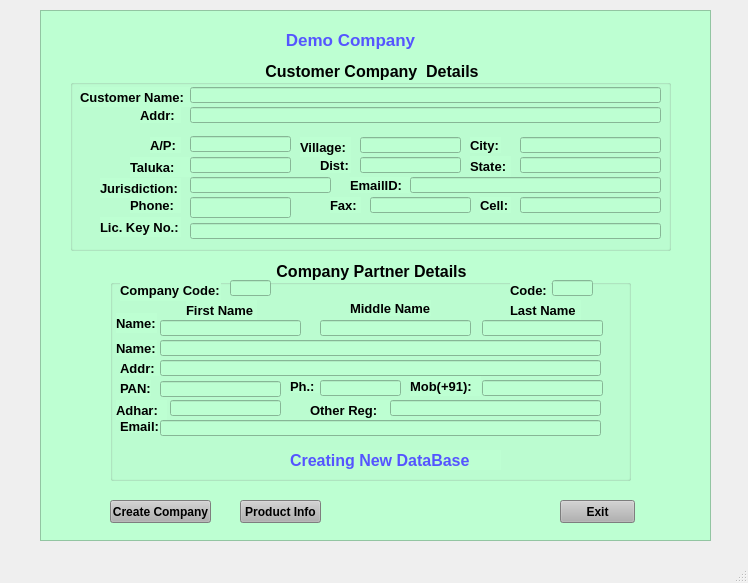
<?xml version="1.0" encoding="UTF-8"?>
<ui version="4.0">
 <class>MainWindow</class>
 <widget class="QMainWindow" name="MainWindow">
  <property name="geometry">
   <rect>
    <x>0</x>
    <y>0</y>
    <width>748</width>
    <height>583</height>
   </rect>
  </property>
  <property name="windowTitle">
   <string>MainWindow</string>
  </property>
  <widget class="QWidget" name="centralwidget">
   <widget class="QFrame" name="frame">
    <property name="geometry">
     <rect>
      <x>40</x>
      <y>10</y>
      <width>671</width>
      <height>531</height>
     </rect>
    </property>
    <property name="font">
     <font>
      <weight>75</weight>
      <bold>true</bold>
     </font>
    </property>
    <property name="autoFillBackground">
     <bool>false</bool>
    </property>
    <property name="styleSheet">
     <string notr="true">background-color: rgb(131, 181, 255);
background-color: rgb(160, 214, 255);
background-color: rgb(189, 255, 210);</string>
    </property>
    <property name="frameShape">
     <enum>QFrame::StyledPanel</enum>
    </property>
    <property name="frameShadow">
     <enum>QFrame::Raised</enum>
    </property>
    <widget class="QGroupBox" name="cust_comp_details">
     <property name="geometry">
      <rect>
       <x>30</x>
       <y>50</y>
       <width>601</width>
       <height>191</height>
      </rect>
     </property>
     <property name="font">
      <font>
       <pointsize>12</pointsize>
       <weight>75</weight>
       <bold>true</bold>
      </font>
     </property>
     <property name="title">
      <string>Customer Company  Details</string>
     </property>
     <property name="alignment">
      <set>Qt::AlignCenter</set>
     </property>
     <widget class="QLabel" name="Cust_name">
      <property name="geometry">
       <rect>
        <x>10</x>
        <y>27</y>
        <width>111</width>
        <height>20</height>
       </rect>
      </property>
      <property name="font">
       <font>
        <pointsize>10</pointsize>
        <weight>75</weight>
        <bold>true</bold>
       </font>
      </property>
      <property name="text">
       <string>Customer Name:</string>
      </property>
     </widget>
     <widget class="QLabel" name="Addr_3">
      <property name="geometry">
       <rect>
        <x>70</x>
        <y>47</y>
        <width>41</width>
        <height>16</height>
       </rect>
      </property>
      <property name="font">
       <font>
        <pointsize>10</pointsize>
        <weight>75</weight>
        <bold>true</bold>
       </font>
      </property>
      <property name="text">
       <string>Addr:</string>
      </property>
     </widget>
     <widget class="QLabel" name="A_P">
      <property name="geometry">
       <rect>
        <x>80</x>
        <y>77</y>
        <width>31</width>
        <height>16</height>
       </rect>
      </property>
      <property name="font">
       <font>
        <pointsize>10</pointsize>
        <weight>75</weight>
        <bold>true</bold>
       </font>
      </property>
      <property name="text">
       <string>A/P:</string>
      </property>
     </widget>
     <widget class="QLabel" name="Taluka">
      <property name="geometry">
       <rect>
        <x>60</x>
        <y>97</y>
        <width>61</width>
        <height>20</height>
       </rect>
      </property>
      <property name="font">
       <font>
        <pointsize>10</pointsize>
        <weight>75</weight>
        <bold>true</bold>
       </font>
      </property>
      <property name="text">
       <string>Taluka:</string>
      </property>
     </widget>
     <widget class="QLabel" name="Jurisdiction">
      <property name="geometry">
       <rect>
        <x>30</x>
        <y>118</y>
        <width>81</width>
        <height>20</height>
       </rect>
      </property>
      <property name="font">
       <font>
        <pointsize>10</pointsize>
        <weight>75</weight>
        <bold>true</bold>
       </font>
      </property>
      <property name="text">
       <string>Jurisdiction:</string>
      </property>
     </widget>
     <widget class="QLabel" name="Phone">
      <property name="geometry">
       <rect>
        <x>60</x>
        <y>137</y>
        <width>51</width>
        <height>16</height>
       </rect>
      </property>
      <property name="font">
       <font>
        <pointsize>10</pointsize>
        <weight>75</weight>
        <bold>true</bold>
       </font>
      </property>
      <property name="text">
       <string>Phone:</string>
      </property>
     </widget>
     <widget class="QLineEdit" name="custname_text">
      <property name="geometry">
       <rect>
        <x>120</x>
        <y>27</y>
        <width>471</width>
        <height>16</height>
       </rect>
      </property>
      <property name="font">
       <font>
        <pointsize>8</pointsize>
       </font>
      </property>
      <property name="frame">
       <bool>true</bool>
      </property>
     </widget>
     <widget class="QLineEdit" name="Addr1_text">
      <property name="geometry">
       <rect>
        <x>120</x>
        <y>47</y>
        <width>471</width>
        <height>16</height>
       </rect>
      </property>
      <property name="font">
       <font>
        <pointsize>8</pointsize>
       </font>
      </property>
     </widget>
     <widget class="QLineEdit" name="A_P_text">
      <property name="geometry">
       <rect>
        <x>120</x>
        <y>76</y>
        <width>101</width>
        <height>16</height>
       </rect>
      </property>
      <property name="font">
       <font>
        <pointsize>8</pointsize>
       </font>
      </property>
     </widget>
     <widget class="QLineEdit" name="Taluka_text">
      <property name="geometry">
       <rect>
        <x>120</x>
        <y>97</y>
        <width>101</width>
        <height>16</height>
       </rect>
      </property>
     </widget>
     <widget class="QLineEdit" name="Jurisdiction_text">
      <property name="geometry">
       <rect>
        <x>120</x>
        <y>117</y>
        <width>141</width>
        <height>16</height>
       </rect>
      </property>
     </widget>
     <widget class="QLineEdit" name="Phone_text">
      <property name="geometry">
       <rect>
        <x>120</x>
        <y>137</y>
        <width>101</width>
        <height>21</height>
       </rect>
      </property>
     </widget>
     <widget class="QLabel" name="Village">
      <property name="geometry">
       <rect>
        <x>230</x>
        <y>77</y>
        <width>51</width>
        <height>20</height>
       </rect>
      </property>
      <property name="font">
       <font>
        <pointsize>10</pointsize>
        <weight>75</weight>
        <bold>true</bold>
       </font>
      </property>
      <property name="text">
       <string>Village:</string>
      </property>
     </widget>
     <widget class="QLabel" name="Fax">
      <property name="geometry">
       <rect>
        <x>260</x>
        <y>137</y>
        <width>31</width>
        <height>16</height>
       </rect>
      </property>
      <property name="font">
       <font>
        <pointsize>10</pointsize>
        <weight>75</weight>
        <bold>true</bold>
       </font>
      </property>
      <property name="text">
       <string>Fax:</string>
      </property>
     </widget>
     <widget class="QLineEdit" name="Village_text">
      <property name="geometry">
       <rect>
        <x>290</x>
        <y>77</y>
        <width>101</width>
        <height>16</height>
       </rect>
      </property>
     </widget>
     <widget class="QLineEdit" name="Fax_text">
      <property name="geometry">
       <rect>
        <x>300</x>
        <y>137</y>
        <width>101</width>
        <height>16</height>
       </rect>
      </property>
     </widget>
     <widget class="QLabel" name="Dist">
      <property name="geometry">
       <rect>
        <x>250</x>
        <y>97</y>
        <width>31</width>
        <height>16</height>
       </rect>
      </property>
      <property name="font">
       <font>
        <pointsize>10</pointsize>
        <weight>75</weight>
        <bold>true</bold>
       </font>
      </property>
      <property name="text">
       <string>Dist:</string>
      </property>
     </widget>
     <widget class="QLabel" name="email_id">
      <property name="geometry">
       <rect>
        <x>280</x>
        <y>117</y>
        <width>61</width>
        <height>16</height>
       </rect>
      </property>
      <property name="font">
       <font>
        <pointsize>10</pointsize>
        <weight>75</weight>
        <bold>true</bold>
       </font>
      </property>
      <property name="text">
       <string>EmailID:</string>
      </property>
     </widget>
     <widget class="QLineEdit" name="Dist_text">
      <property name="geometry">
       <rect>
        <x>290</x>
        <y>97</y>
        <width>101</width>
        <height>16</height>
       </rect>
      </property>
     </widget>
     <widget class="QLineEdit" name="Email1_text">
      <property name="geometry">
       <rect>
        <x>340</x>
        <y>117</y>
        <width>251</width>
        <height>16</height>
       </rect>
      </property>
     </widget>
     <widget class="QLabel" name="City">
      <property name="geometry">
       <rect>
        <x>400</x>
        <y>77</y>
        <width>31</width>
        <height>16</height>
       </rect>
      </property>
      <property name="font">
       <font>
        <pointsize>10</pointsize>
        <weight>75</weight>
        <bold>true</bold>
       </font>
      </property>
      <property name="text">
       <string>City:</string>
      </property>
     </widget>
     <widget class="QLineEdit" name="City_text">
      <property name="geometry">
       <rect>
        <x>450</x>
        <y>77</y>
        <width>141</width>
        <height>16</height>
       </rect>
      </property>
     </widget>
     <widget class="QLabel" name="State">
      <property name="geometry">
       <rect>
        <x>400</x>
        <y>96</y>
        <width>41</width>
        <height>21</height>
       </rect>
      </property>
      <property name="font">
       <font>
        <pointsize>10</pointsize>
        <weight>75</weight>
        <bold>true</bold>
       </font>
      </property>
      <property name="text">
       <string>State:</string>
      </property>
     </widget>
     <widget class="QLabel" name="Cell">
      <property name="geometry">
       <rect>
        <x>410</x>
        <y>137</y>
        <width>31</width>
        <height>16</height>
       </rect>
      </property>
      <property name="font">
       <font>
        <pointsize>10</pointsize>
        <weight>75</weight>
        <bold>true</bold>
       </font>
      </property>
      <property name="text">
       <string>Cell:</string>
      </property>
     </widget>
     <widget class="QLineEdit" name="State_text">
      <property name="geometry">
       <rect>
        <x>450</x>
        <y>97</y>
        <width>141</width>
        <height>16</height>
       </rect>
      </property>
     </widget>
     <widget class="QLineEdit" name="Cell_text">
      <property name="geometry">
       <rect>
        <x>450</x>
        <y>137</y>
        <width>141</width>
        <height>16</height>
       </rect>
      </property>
     </widget>
     <widget class="QLabel" name="Lic_Key_no">
      <property name="geometry">
       <rect>
        <x>30</x>
        <y>157</y>
        <width>81</width>
        <height>20</height>
       </rect>
      </property>
      <property name="font">
       <font>
        <pointsize>10</pointsize>
        <weight>75</weight>
        <bold>true</bold>
       </font>
      </property>
      <property name="text">
       <string>Lic. Key No.:</string>
      </property>
     </widget>
     <widget class="QLineEdit" name="LicKeyNo_text">
      <property name="geometry">
       <rect>
        <x>120</x>
        <y>163</y>
        <width>471</width>
        <height>16</height>
       </rect>
      </property>
     </widget>
    </widget>
    <widget class="QLabel" name="Demo_Comp">
     <property name="geometry">
      <rect>
       <x>220</x>
       <y>20</y>
       <width>181</width>
       <height>20</height>
      </rect>
     </property>
     <property name="font">
      <font>
       <pointsize>13</pointsize>
       <weight>75</weight>
       <bold>true</bold>
      </font>
     </property>
     <property name="styleSheet">
      <string notr="true">color: rgb(85, 85, 255);</string>
     </property>
     <property name="text">
      <string>Demo Company</string>
     </property>
     <property name="alignment">
      <set>Qt::AlignCenter</set>
     </property>
    </widget>
    <widget class="QGroupBox" name="Comp_part_detail">
     <property name="geometry">
      <rect>
       <x>70</x>
       <y>250</y>
       <width>521</width>
       <height>221</height>
      </rect>
     </property>
     <property name="font">
      <font>
       <pointsize>12</pointsize>
       <weight>75</weight>
       <bold>true</bold>
      </font>
     </property>
     <property name="title">
      <string>Company Partner Details</string>
     </property>
     <property name="alignment">
      <set>Qt::AlignCenter</set>
     </property>
     <widget class="QLabel" name="comp_code">
      <property name="geometry">
       <rect>
        <x>10</x>
        <y>20</y>
        <width>101</width>
        <height>21</height>
       </rect>
      </property>
      <property name="font">
       <font>
        <pointsize>10</pointsize>
        <weight>75</weight>
        <bold>true</bold>
       </font>
      </property>
      <property name="text">
       <string>Company Code:</string>
      </property>
     </widget>
     <widget class="QLabel" name="label_23">
      <property name="geometry">
       <rect>
        <x>6</x>
        <y>53</y>
        <width>41</width>
        <height>20</height>
       </rect>
      </property>
      <property name="font">
       <font>
        <pointsize>10</pointsize>
        <weight>75</weight>
        <bold>true</bold>
       </font>
      </property>
      <property name="text">
       <string>Name:</string>
      </property>
     </widget>
     <widget class="QLabel" name="F_M_L_name">
      <property name="geometry">
       <rect>
        <x>6</x>
        <y>80</y>
        <width>41</width>
        <height>16</height>
       </rect>
      </property>
      <property name="font">
       <font>
        <pointsize>10</pointsize>
        <weight>75</weight>
        <bold>true</bold>
       </font>
      </property>
      <property name="text">
       <string>Name:</string>
      </property>
     </widget>
     <widget class="QLineEdit" name="Comp_code_text">
      <property name="geometry">
       <rect>
        <x>120</x>
        <y>20</y>
        <width>41</width>
        <height>16</height>
       </rect>
      </property>
     </widget>
     <widget class="QLineEdit" name="Fname_text">
      <property name="geometry">
       <rect>
        <x>50</x>
        <y>60</y>
        <width>141</width>
        <height>16</height>
       </rect>
      </property>
     </widget>
     <widget class="QLineEdit" name="F_M_L_text">
      <property name="geometry">
       <rect>
        <x>50</x>
        <y>80</y>
        <width>441</width>
        <height>16</height>
       </rect>
      </property>
     </widget>
     <widget class="QLineEdit" name="Mname_text">
      <property name="geometry">
       <rect>
        <x>210</x>
        <y>60</y>
        <width>151</width>
        <height>16</height>
       </rect>
      </property>
     </widget>
     <widget class="QLabel" name="PAN">
      <property name="geometry">
       <rect>
        <x>10</x>
        <y>120</y>
        <width>31</width>
        <height>16</height>
       </rect>
      </property>
      <property name="font">
       <font>
        <pointsize>10</pointsize>
        <weight>75</weight>
        <bold>true</bold>
       </font>
      </property>
      <property name="text">
       <string>PAN:</string>
      </property>
     </widget>
     <widget class="QLabel" name="Adhar">
      <property name="geometry">
       <rect>
        <x>6</x>
        <y>140</y>
        <width>51</width>
        <height>20</height>
       </rect>
      </property>
      <property name="font">
       <font>
        <pointsize>10</pointsize>
        <weight>75</weight>
        <bold>true</bold>
       </font>
      </property>
      <property name="text">
       <string>Adhar:</string>
      </property>
     </widget>
     <widget class="QLabel" name="Email">
      <property name="geometry">
       <rect>
        <x>10</x>
        <y>160</y>
        <width>47</width>
        <height>13</height>
       </rect>
      </property>
      <property name="font">
       <font>
        <pointsize>10</pointsize>
        <weight>75</weight>
        <bold>true</bold>
       </font>
      </property>
      <property name="text">
       <string>Email:</string>
      </property>
     </widget>
     <widget class="QLineEdit" name="PAN_text">
      <property name="geometry">
       <rect>
        <x>50</x>
        <y>121</y>
        <width>121</width>
        <height>16</height>
       </rect>
      </property>
     </widget>
     <widget class="QLineEdit" name="Adhar_text">
      <property name="geometry">
       <rect>
        <x>60</x>
        <y>140</y>
        <width>111</width>
        <height>16</height>
       </rect>
      </property>
     </widget>
     <widget class="QLineEdit" name="Email2_text">
      <property name="geometry">
       <rect>
        <x>50</x>
        <y>160</y>
        <width>441</width>
        <height>16</height>
       </rect>
      </property>
     </widget>
     <widget class="QLabel" name="Ph">
      <property name="geometry">
       <rect>
        <x>180</x>
        <y>120</y>
        <width>47</width>
        <height>13</height>
       </rect>
      </property>
      <property name="font">
       <font>
        <pointsize>10</pointsize>
        <weight>75</weight>
        <bold>true</bold>
       </font>
      </property>
      <property name="text">
       <string>Ph.:</string>
      </property>
     </widget>
     <widget class="QLabel" name="OtherReg">
      <property name="geometry">
       <rect>
        <x>200</x>
        <y>140</y>
        <width>81</width>
        <height>20</height>
       </rect>
      </property>
      <property name="font">
       <font>
        <pointsize>10</pointsize>
        <weight>75</weight>
        <bold>true</bold>
       </font>
      </property>
      <property name="text">
       <string>Other Reg:</string>
      </property>
     </widget>
     <widget class="QLineEdit" name="Ph_text">
      <property name="geometry">
       <rect>
        <x>210</x>
        <y>120</y>
        <width>81</width>
        <height>16</height>
       </rect>
      </property>
     </widget>
     <widget class="QLineEdit" name="Other_Reg_text">
      <property name="geometry">
       <rect>
        <x>280</x>
        <y>140</y>
        <width>211</width>
        <height>16</height>
       </rect>
      </property>
     </widget>
     <widget class="QLabel" name="Code">
      <property name="geometry">
       <rect>
        <x>400</x>
        <y>20</y>
        <width>41</width>
        <height>20</height>
       </rect>
      </property>
      <property name="font">
       <font>
        <pointsize>10</pointsize>
        <weight>75</weight>
        <bold>true</bold>
       </font>
      </property>
      <property name="text">
       <string>Code:</string>
      </property>
     </widget>
     <widget class="QLineEdit" name="Code_text">
      <property name="geometry">
       <rect>
        <x>442</x>
        <y>20</y>
        <width>41</width>
        <height>16</height>
       </rect>
      </property>
     </widget>
     <widget class="QLineEdit" name="Lname_text">
      <property name="geometry">
       <rect>
        <x>372</x>
        <y>60</y>
        <width>121</width>
        <height>16</height>
       </rect>
      </property>
     </widget>
     <widget class="QLabel" name="Fname">
      <property name="geometry">
       <rect>
        <x>76</x>
        <y>40</y>
        <width>71</width>
        <height>20</height>
       </rect>
      </property>
      <property name="font">
       <font>
        <pointsize>10</pointsize>
        <weight>75</weight>
        <bold>true</bold>
       </font>
      </property>
      <property name="text">
       <string>First Name</string>
      </property>
     </widget>
     <widget class="QLabel" name="Mname">
      <property name="geometry">
       <rect>
        <x>240</x>
        <y>40</y>
        <width>81</width>
        <height>16</height>
       </rect>
      </property>
      <property name="font">
       <font>
        <pointsize>10</pointsize>
        <weight>75</weight>
        <bold>true</bold>
       </font>
      </property>
      <property name="text">
       <string>Middle Name</string>
      </property>
     </widget>
     <widget class="QLabel" name="Lname">
      <property name="geometry">
       <rect>
        <x>400</x>
        <y>40</y>
        <width>71</width>
        <height>20</height>
       </rect>
      </property>
      <property name="font">
       <font>
        <pointsize>10</pointsize>
        <weight>75</weight>
        <bold>true</bold>
       </font>
      </property>
      <property name="text">
       <string>Last Name</string>
      </property>
     </widget>
     <widget class="QLabel" name="Addr_2">
      <property name="geometry">
       <rect>
        <x>10</x>
        <y>100</y>
        <width>41</width>
        <height>16</height>
       </rect>
      </property>
      <property name="font">
       <font>
        <pointsize>10</pointsize>
        <weight>75</weight>
        <bold>true</bold>
       </font>
      </property>
      <property name="text">
       <string>Addr:</string>
      </property>
     </widget>
     <widget class="QLineEdit" name="Addr_text_2">
      <property name="geometry">
       <rect>
        <x>50</x>
        <y>100</y>
        <width>441</width>
        <height>16</height>
       </rect>
      </property>
     </widget>
     <widget class="QLabel" name="Mob">
      <property name="geometry">
       <rect>
        <x>300</x>
        <y>116</y>
        <width>71</width>
        <height>20</height>
       </rect>
      </property>
      <property name="font">
       <font>
        <pointsize>10</pointsize>
        <weight>75</weight>
        <bold>true</bold>
       </font>
      </property>
      <property name="text">
       <string>Mob(+91):</string>
      </property>
     </widget>
     <widget class="QLineEdit" name="Mob_text">
      <property name="geometry">
       <rect>
        <x>372</x>
        <y>120</y>
        <width>121</width>
        <height>16</height>
       </rect>
      </property>
     </widget>
     <widget class="QLabel" name="create_new_DB">
      <property name="geometry">
       <rect>
        <x>180</x>
        <y>190</y>
        <width>211</width>
        <height>20</height>
       </rect>
      </property>
      <property name="font">
       <font>
        <pointsize>12</pointsize>
        <weight>75</weight>
        <bold>true</bold>
       </font>
      </property>
      <property name="styleSheet">
       <string notr="true">color: rgb(85, 85, 255);</string>
      </property>
      <property name="text">
       <string>Creating New DataBase</string>
      </property>
     </widget>
    </widget>
    <widget class="QPushButton" name="Create_comp">
     <property name="geometry">
      <rect>
       <x>70</x>
       <y>490</y>
       <width>101</width>
       <height>23</height>
      </rect>
     </property>
     <property name="font">
      <font>
       <weight>75</weight>
       <bold>true</bold>
      </font>
     </property>
     <property name="styleSheet">
      <string notr="true">background-color: rgb(177, 177, 177);</string>
     </property>
     <property name="text">
      <string>Create Company</string>
     </property>
    </widget>
    <widget class="QPushButton" name="Prod_info">
     <property name="geometry">
      <rect>
       <x>200</x>
       <y>490</y>
       <width>81</width>
       <height>23</height>
      </rect>
     </property>
     <property name="font">
      <font>
       <weight>75</weight>
       <bold>true</bold>
      </font>
     </property>
     <property name="styleSheet">
      <string notr="true">background-color: rgb(177, 177, 177);</string>
     </property>
     <property name="text">
      <string>Product Info</string>
     </property>
    </widget>
    <widget class="QPushButton" name="Exit">
     <property name="geometry">
      <rect>
       <x>520</x>
       <y>490</y>
       <width>75</width>
       <height>23</height>
      </rect>
     </property>
     <property name="font">
      <font>
       <weight>75</weight>
       <bold>true</bold>
      </font>
     </property>
     <property name="styleSheet">
      <string notr="true">background-color: rgb(177, 177, 177);</string>
     </property>
     <property name="text">
      <string>Exit</string>
     </property>
    </widget>
   </widget>
  </widget>
  <widget class="QMenuBar" name="menubar">
   <property name="geometry">
    <rect>
     <x>0</x>
     <y>0</y>
     <width>748</width>
     <height>21</height>
    </rect>
   </property>
  </widget>
  <widget class="QStatusBar" name="statusbar"/>
 </widget>
 <resources/>
 <connections/>
</ui>
